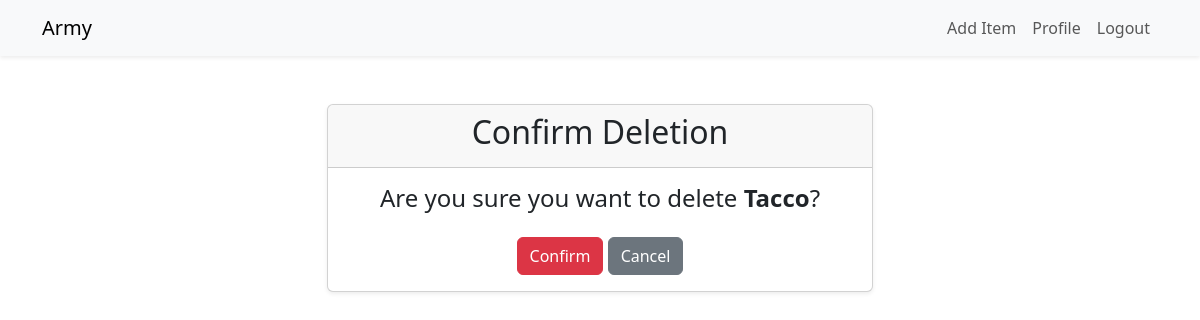
Page /food/deleting/3 (signed in) on the earlier database version.
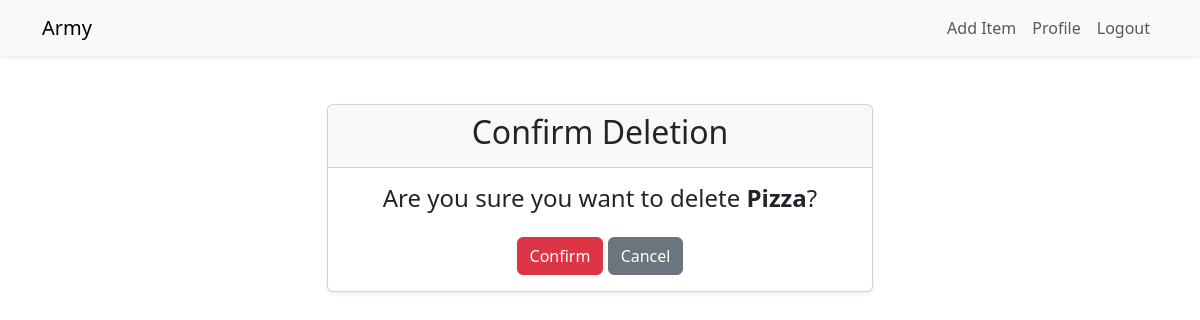
Same page on the later database version.
### food/models.py (models this page shows, shortened)
class Item(models.Model):
    username = models.ForeignKey(User, on_delete=models.CASCADE, default=1)
    item_name = models.CharField(max_length=80)
    item_des = models.CharField(max_length=80)
    price = models.FloatField()
    item_image = models.ImageField(max_length=500, default="https://www.google.com/url?sa=i&url=https%3A%2F%2Fwww.flaticon.com%2Ffree-icon%2Fplaceholder_1377194&psig=AOvVaw33ZI-EobWzE6fbzuZVhkRQ&ust=1726661043871000&source=images&cd=vfe&opi=89978449&ved=0CBEQjRxqFwoTCJCv1uP3yYgDFQAAAAAdAAAAABAt", upload_to='foods')

### food/views.py (the view)
# urls.py: path('deleting/<int:id>', views.deleting, name='deleting'),
@login_required
def deleting(request, id):
    item = Item.objects.get(id=id)
    if request.method =='POST':
        item.delete()
        return redirect('items')
    return render(request, 'item_delete.html', {'item': item})

### food/templates/item_delete.html (shortened to what this page needs)
{% extends 'master.html' %}
{% block content %}
<div class="container mt-5">
    <div class="row justify-content-center">
        <div class="col-md-6">
            <div class="card shadow-sm">
                <div class="card-header text-center">
                    <h2>Confirm Deletion</h2>
                </div>
                <div class="card-body text-center">
                    <h4>Are you sure you want to delete <strong>{{ item.item_name }}</strong>?</h4>
                    <form method="post">
                        <div class="mt-4">
                            <button type="submit" class="btn btn-danger">Confirm</button>
                            <a href="/food/items" class="btn btn-secondary">Cancel</a>
                        </div>
                    </form>
                </div>
            </div>
        </div>
    </div>
</div>
{% endblock %}

### food/templates/master.html (shortened to what this page needs)
<!DOCTYPE html>
<html lang="en">
<head>
    <link href="https://cdn.jsdelivr.net/npm/bootstrap@5.3.3/dist/css/bootstrap.min.css" rel="stylesheet">
</head>
<body>
<nav class="navbar navbar-expand-lg navbar-light bg-light shadow-sm">
    <div class="container">
        <a class="navbar-brand" href="/food">Army</a>
        <div class="collapse navbar-collapse" id="navbarNav">
            <ul class="navbar-nav ms-auto">
                <li class="nav-item">
                    <a class="nav-link" href="/food/adding">Add Item</a>
                </li>
                {% if user.is_authenticated %}
                    <li class="nav-item">
                        <a class="nav-link" href="/users/profile">Profile</a>
                    </li>
                    <li class="nav-item">
                        <a class="nav-link" href="/users/logout">Logout</a>
                    </li>
                {% endif %}
            </ul>
        </div>
    </div>
</nav>
{% block content %}
{% endblock %}
</body>
</html>

Differences in the rows shown:
changed Item: item_name "Tacco" → "Pizza"
